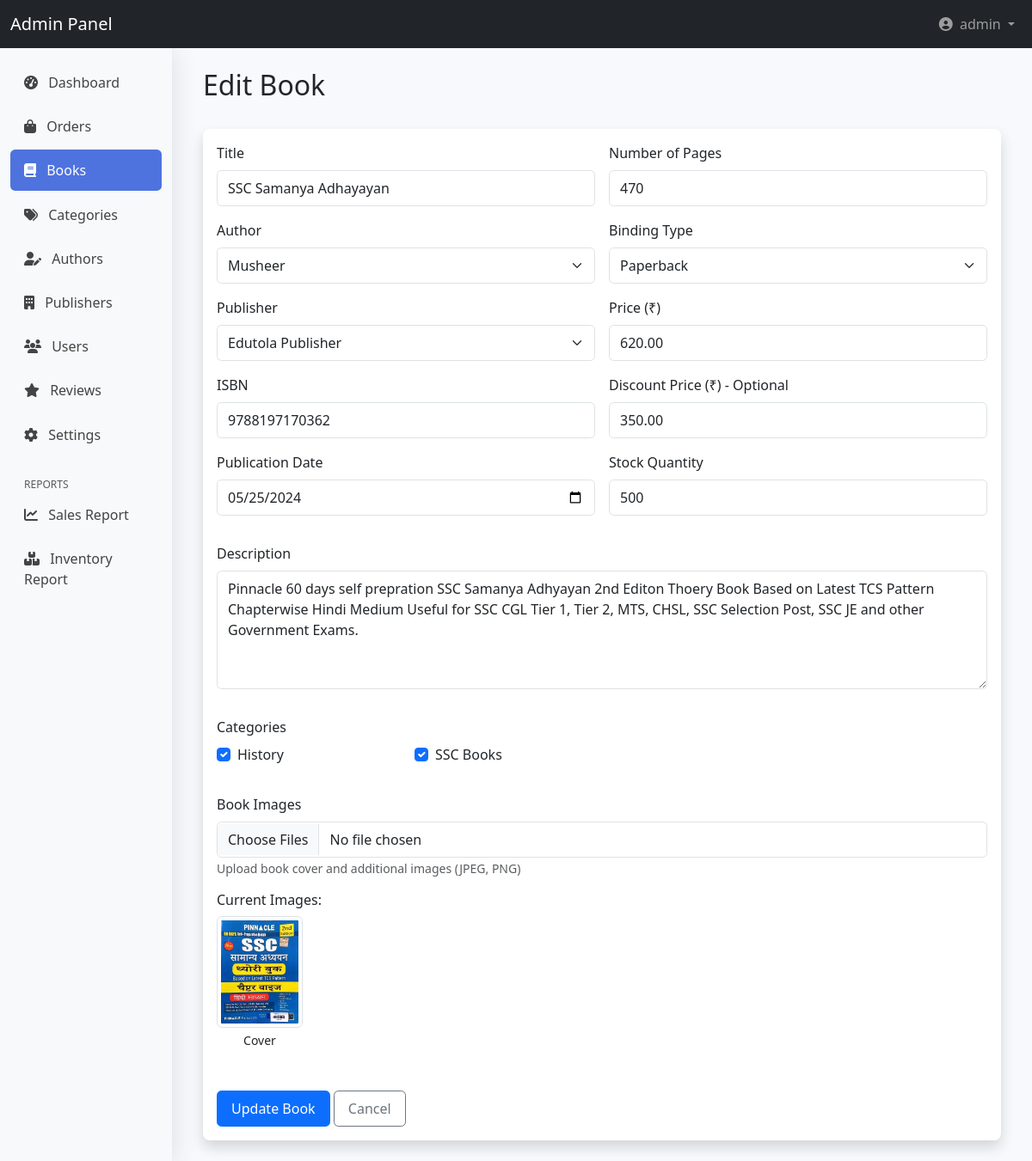
The page /admin/edit_book.php?id=4 (signed in) on the database its author committed.
### tables this page shows
CREATE TABLE `books` (
  `book_id` int(11) NOT NULL,
  `isbn` varchar(20) NOT NULL,
  `title` varchar(255) NOT NULL,
  `author_id` int(11) NOT NULL,
  `publisher_id` int(11) NOT NULL,
  `publication_date` date DEFAULT NULL,
  `pages` int(11) DEFAULT NULL,
  `binding_type` enum('Paperback','Hardcover','E-book') DEFAULT NULL,
  `description` text DEFAULT NULL,
  `price` decimal(10,2) NOT NULL,
  `discount_price` decimal(10,2) DEFAULT NULL,
  `stock_quantity` int(11) NOT NULL DEFAULT 0,
  `created_at` timestamp NOT NULL DEFAULT current_timestamp(),
  `updated_at` timestamp NOT NULL DEFAULT current_timestamp() ON UPDATE current_timestamp()
);

CREATE TABLE `authors` (
  `author_id` int(11) NOT NULL,
  `name` varchar(100) NOT NULL,
  `bio` text DEFAULT NULL,
  `photo` varchar(255) DEFAULT NULL
);

CREATE TABLE `publishers` (
  `publisher_id` int(11) NOT NULL,
  `name` varchar(100) NOT NULL,
  `description` text DEFAULT NULL,
  `logo` varchar(255) DEFAULT NULL
);

CREATE TABLE `categories` (
  `category_id` int(11) NOT NULL,
  `name` varchar(50) NOT NULL,
  `parent_id` int(11) DEFAULT NULL,
  `description` text DEFAULT NULL
);

### admin/edit_book.php (the view, shortened to what this page needs)
<?php
require_once '../includes/config.php';
$book_id = intval($_GET['id']);
$stmt = $pdo->prepare("
    SELECT b.*, a.name AS author_name, p.name AS publisher_name
    FROM books b
    JOIN authors a ON b.author_id = a.author_id
    JOIN publishers p ON b.publisher_id = p.publisher_id
    WHERE b.book_id = ?
");
$stmt->execute([$book_id]);
$book = $stmt->fetch();
$authors = $pdo->query("SELECT * FROM authors ORDER BY name")->fetchAll();
$publishers = $pdo->query("SELECT * FROM publishers ORDER BY name")->fetchAll();
$categories = $pdo->query("SELECT * FROM categories ORDER BY name")->fetchAll();
$stmt = $pdo->prepare("
    SELECT c.category_id
    FROM categories c
    JOIN book_categories bc ON c.category_id = bc.category_id
    WHERE bc.book_id = ?
");
$stmt->execute([$book_id]);
$book_categories = $stmt->fetchAll(PDO::FETCH_COLUMN, 0);
$errors = [];
require_once 'admin_header.php';
?>
<div class="container-fluid py-4">
    <div class="row mb-4">
        <div class="col-12">
            <h2>Edit Book</h2>
        </div>
    </div>
    <div class="row">
        <div class="col-12">
            <div class="card shadow">
                <div class="card-body">
                    <form method="post" enctype="multipart/form-data">
                        <div class="row g-3">
                            <div class="col-md-6">
                                <div class="mb-3">
                                    <label for="title" class="form-label">Title</label>
                                    <input type="text" class="form-control <?php echo isset($errors['title']) ? 'is-invalid' : ''; ?>"
                                           id="title" name="title" value="<?php echo htmlspecialchars($book['title']); ?>" required>
                                </div>
                                <div class="mb-3">
                                    <label for="author_id" class="form-label">Author</label>
                                    <select class="form-select <?php echo isset($errors['author_id']) ? 'is-invalid' : ''; ?>"
                                            id="author_id" name="author_id" required>
                                        <?php foreach ($authors as $author): ?>
                                            <option value="<?php echo $author['author_id']; ?>"
                                                <?php echo $author['author_id'] == $book['author_id'] ? 'selected' : ''; ?>>
                                                <?php echo htmlspecialchars($author['name']); ?>
                                            </option>
                                        <?php endforeach; ?>
                                    </select>
                                </div>
                                <div class="mb-3">
                                    <label for="publisher_id" class="form-label">Publisher</label>
                                    <select class="form-select <?php echo isset($errors['publisher_id']) ? 'is-invalid' : ''; ?>"
                                            id="publisher_id" name="publisher_id" required>
                                        <?php foreach ($publishers as $publisher): ?>
                                            <option value="<?php echo $publisher['publisher_id']; ?>"
                                                <?php echo $publisher['publisher_id'] == $book['publisher_id'] ? 'selected' : ''; ?>>
                                                <?php echo htmlspecialchars($publisher['name']); ?>
                                            </option>
                                        <?php endforeach; ?>
                                    </select>
                                </div>
                                <div class="mb-3">
                                    <label for="isbn" class="form-label">ISBN</label>
                                    <input type="text" class="form-control <?php echo isset($errors['isbn']) ? 'is-invalid' : ''; ?>"
                                           id="isbn" name="isbn" value="<?php echo htmlspecialchars($book['isbn']); ?>" required>
                                </div>
                                <div class="mb-3">
                                    <label for="publication_date" class="form-label">Publication Date</label>
                                    <input type="date" class="form-control <?php echo isset($errors['publication_date']) ? 'is-invalid' : ''; ?>"
                                           id="publication_date" name="publication_date"
                                           value="<?php echo htmlspecialchars($book['publication_date']); ?>" required>
                                </div>
                            </div>
                            <div class="col-md-6">
                                <div class="mb-3">
                                    <label for="pages" class="form-label">Number of Pages</label>
                                    <input type="number" class="form-control <?php echo isset($errors['pages']) ? 'is-invalid' : ''; ?>"
                                           id="pages" name="pages" value="<?php echo htmlspecialchars($book['pages']); ?>" required>
                                </div>
                                <div class="mb-3">
                                    <label for="binding_type" class="form-label">Binding Type</label>
                                    <select class="form-select <?php echo isset($errors['binding_type']) ? 'is-invalid' : ''; ?>"
                                            id="binding_type" name="binding_type" required>
                                        <option value="Paperback" <?php echo $book['binding_type'] === 'Paperback' ? 'selected' : ''; ?>>Paperback</option>
                                    </select>
                                </div>
                                <div class="mb-3">
                                    <label for="price" class="form-label">Price (₹)</label>
                                    <input type="number" step="0.01" class="form-control <?php echo isset($errors['price']) ? 'is-invalid' : ''; ?>"
                                           id="price" name="price" value="<?php echo htmlspecialchars($book['price']); ?>" required>
                                </div>
                                <div class="mb-3">
                                    <label for="discount_price" class="form-label">Discount Price (₹) - Optional</label>
                                    <input type="number" step="0.01" class="form-control <?php echo isset($errors['discount_price']) ? 'is-invalid' : ''; ?>"
                                           id="discount_price" name="discount_price"
                                           value="<?php echo htmlspecialchars($book['discount_price']); ?>">
                                </div>
                                <div class="mb-3">
                                    <label for="stock_quantity" class="form-label">Stock Quantity</label>
                                    <input type="number" class="form-control <?php echo isset($errors['stock_quantity']) ? 'is-invalid' : ''; ?>"
                                           id="stock_quantity" name="stock_quantity"
                                           value="<?php echo htmlspecialchars($book['stock_quantity']); ?>" required>
                                </div>
                            </div>
                            <div class="col-12">
                                <div class="mb-3">
                                    <label for="description" class="form-label">Description</label>
                                    <textarea class="form-control <?php echo isset($errors['description']) ? 'is-invalid' : ''; ?>"
                                              id="description" name="description" rows="5" required><?php echo htmlspecialchars($book['description']); ?></textarea>
                                </div>
                            </div>
                            <div class="col-12">
                                <div class="mb-3">
                                    <label class="form-label">Categories</label>
                                    <div class="row">
                                        <?php foreach ($categories as $category): ?>
                                            <div class="col-md-3 col-6">
                                                <div class="form-check">
                                                    <input class="form-check-input" type="checkbox"
                                                           id="category_<?php echo $category['category_id']; ?>"
                                                           name="categories[]"
                                                           value="<?php echo $category['category_id']; ?>"
                                                           <?php echo in_array($category['category_id'], $book_categories) ? 'checked' : ''; ?>>
                                                    <label class="form-check-label" for="category_<?php echo $category['category_id']; ?>">
                                                        <?php echo htmlspecialchars($category['name']); ?>
                                                    </label>
                                                </div>
                                            </div>
                                        <?php endforeach; ?>
                                    </div>
                                </div>
                            </div>
                            <div class="col-12">
                                <div class="mb-3">
                                    <label for="book_images" class="form-label">Book Images</label>
                                    <input type="file" class="form-control" id="book_images" name="book_images[]" multiple accept="image/*">
                                    <small class="text-muted">Upload book cover and additional images (JPEG, PNG)</small>
                                    <div class="mt-3">
                                        <h6>Current Images:</h6>
                                        <div class="row g-2">
                                            <div class="col-auto">
                                                <img src="<?php echo SITE_URL; ?>/assets/images/books/<?php echo $book['isbn']; ?>.jpg"
                                                     alt="Book Cover" width="100" class="img-thumbnail">
                                                <p class="small text-center mt-1">Cover</p>
                                            </div>
                                        </div>
                                    </div>
                                </div>
                            </div>
                            <div class="col-12">
                                <button type="submit" class="btn btn-primary">Update Book</button>
                                <a href="books.php" class="btn btn-outline-secondary">Cancel</a>
                            </div>
                        </div>
                    </form>
                </div>
            </div>
        </div>
    </div>
</div>
<?php require_once 'admin_footer.php'; ?>

### assets/css/admin.css (style rules this page uses)
body.admin-dashboard { background-color: #f8f9fc; }
.card { border: none; border-radius: 0.5rem; box-shadow: 0 0.15rem 1.75rem 0 rgba(58, 59, 69, 0.1); }
.form-control, .form-select { border-radius: 0.35rem; padding: 0.5rem 0.75rem; }
.btn { border-radius: 0.35rem; padding: 0.5rem 1rem; }

### rows shown on the page
books: title "SSC Samanya Adhayayan", author_id "Musheer", publisher_id "Edutola Publisher", isbn "9788197170362", publication_date "05/25/2024", pages "470", binding_type "Paperback", price "620.00", discount_price "350.00", stock_quantity "500", description "Pinnacle 60 days self prepration SSC Samanya Adhyayan 2nd Editon Thoery Book Based on Latest TCS Pattern Chapterwise Hindi Medium Useful for SSC CGL Tier 1, Tier 2, MTS, CHSL, SSC Selection Post, SSC JE and other Government Exams.", isbn (picture)
categories: category_id "☑", name "History"
categories: category_id "☑", name "SSC Books"

### other values the page prints
$_SESSION['admin_username'] "admin"
